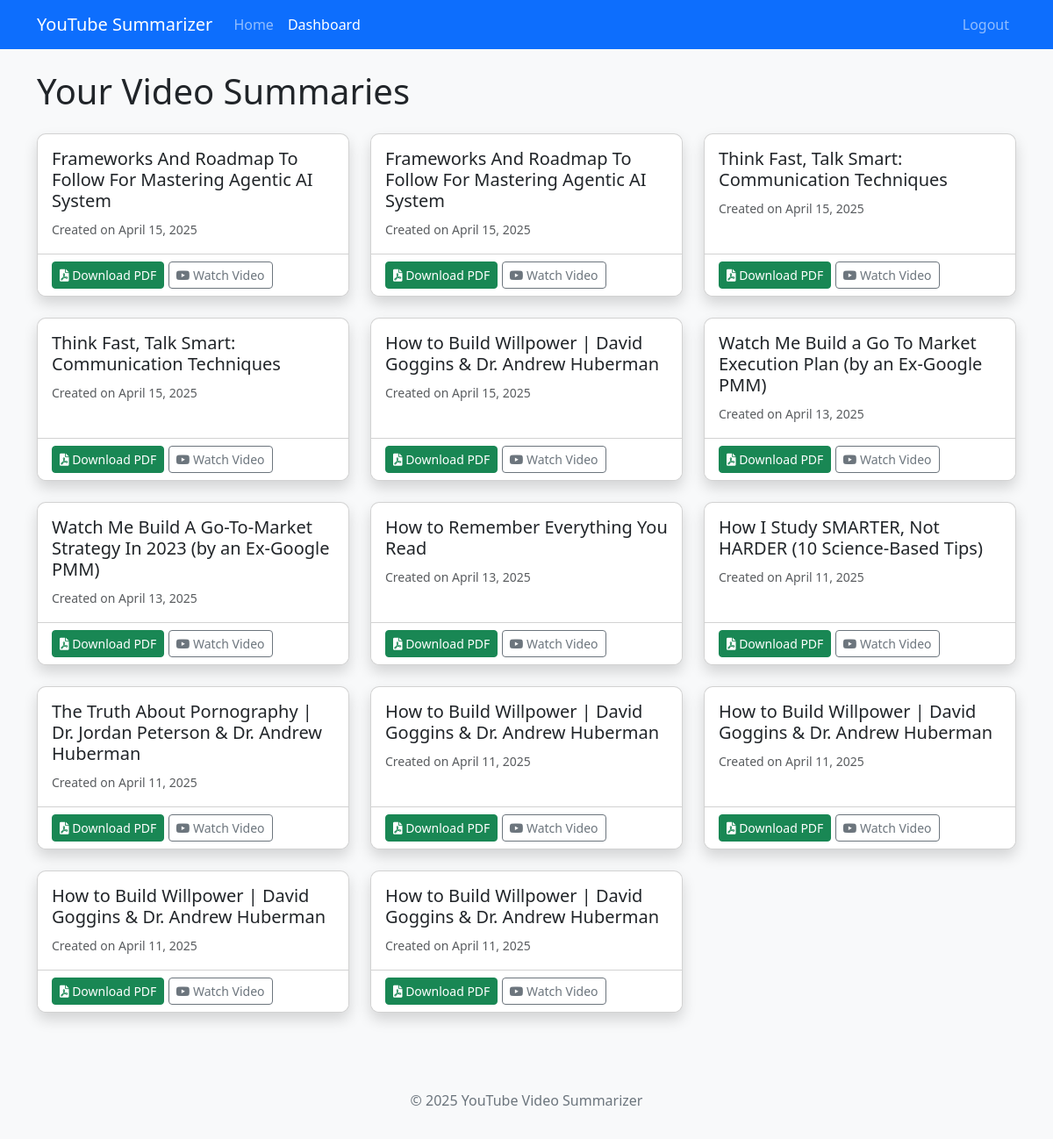
The page /dashboard (signed in) on the database its author committed.
### models.py (models this page shows, shortened)
class Summary(db.Model):
    id = db.Column(db.Integer, primary_key=True)
    video_id = db.Column(db.String(20), nullable=False)
    video_title = db.Column(db.String(200), nullable=False)
    pdf_filename = db.Column(db.String(100), nullable=False)
    date_created = db.Column(db.DateTime, default=datetime.utcnow)
    user_id = db.Column(db.Integer, db.ForeignKey('user.id'), nullable=False)

### app.py (the view)
@app.route('/dashboard')
@login_required
def dashboard():
    summaries = Summary.query.filter_by(user_id=current_user.id).order_by(Summary.date_created.desc()).all()
    return render_template('dashboard.html', summaries=summaries)

### app.py (called while the page is built)
@login_manager.user_loader
def load_user(user_id):
    return User.query.get(int(user_id))

### templates/dashboard.html (shortened to what this page needs)
<!DOCTYPE html>
<html lang="en">
<head>
    <link href="https://cdn.jsdelivr.net/npm/bootstrap@5.3.0-alpha1/dist/css/bootstrap.min.css" rel="stylesheet">
    <link rel="stylesheet" href="https://cdnjs.cloudflare.com/ajax/libs/font-awesome/6.0.0-beta3/css/all.min.css">
    <link rel="stylesheet" href="{{ url_for('static', filename='css/style.css') }}">
</head>
<body>
    <nav class="navbar navbar-expand-lg navbar-dark bg-primary">
        <div class="container">
            <a class="navbar-brand" href="{{ url_for('home') }}">YouTube Summarizer</a>
            <div class="collapse navbar-collapse" id="navbarNav">
                <ul class="navbar-nav me-auto">
                    <li class="nav-item">
                        <a class="nav-link" href="{{ url_for('home') }}">Home</a>
                    </li>
                    <li class="nav-item">
                        <a class="nav-link active" href="{{ url_for('dashboard') }}">Dashboard</a>
                    </li>
                </ul>
                <div class="navbar-nav">
                    <a class="nav-link" href="{{ url_for('logout') }}">Logout</a>
                </div>
            </div>
        </div>
    </nav>
    <div class="container mt-4">
        <h1 class="mb-4">Your Video Summaries</h1>
        {% if summaries %}
            <div class="row">
                {% for summary in summaries %}
                <div class="col-md-6 col-lg-4 mb-4">
                    <div class="card h-100 shadow">
                        <div class="card-body">
                            <h5 class="card-title">{{ summary.video_title }}</h5>
                            <p class="card-text">
                                <small class="text-muted">Created on {{ summary.date_created.strftime('%B %d, %Y') }}</small>
                            </p>
                        </div>
                        <div class="card-footer bg-white">
                            <a href="{{ url_for('download', filename=summary.pdf_filename) }}" class="btn btn-success btn-sm">
                                <i class="fas fa-file-pdf"></i> Download PDF
                            </a>
                            <a href="https://www.youtube.com/watch?v={{ summary.video_id }}" target="_blank" class="btn btn-outline-secondary btn-sm">
                                <i class="fab fa-youtube"></i> Watch Video
                            </a>
                        </div>
                    </div>
                </div>
                {% endfor %}
            </div>
        {% else %}
            <div class="alert alert-info">
                <p>You haven't created any summaries yet. <a href="{{ url_for('home') }}">Go create one!</a></p>
            </div>
        {% endif %}
    </div>
    <footer class="bg-light py-3 mt-5">
        <div class="container text-center">
            <p>© 2025 YouTube Video Summarizer</p>
        </div>
    </footer>
</body>
</html>

### static/css/style.css (style rules this page uses)
body { background-color: #f8f9fa; font-family: 'Segoe UI', Tahoma, Geneva, Verdana, sans-serif; }
.card { border-radius: 10px; overflow: hidden; }
footer { color: #6c757d; }

### rows shown on the page
Summary: video_title "Frameworks And Roadmap To Follow For Mastering Agentic AI System", date_created "April 15, 2025"
Summary: video_title "Frameworks And Roadmap To Follow For Mastering Agentic AI System", date_created "April 15, 2025"
Summary: video_title "Think Fast, Talk Smart: Communication Techniques", date_created "April 15, 2025"
Summary: video_title "Think Fast, Talk Smart: Communication Techniques", date_created "April 15, 2025"
Summary: video_title "How to Build Willpower | David Goggins & Dr. Andrew Huberman", date_created "April 15, 2025"
Summary: video_title "Watch Me Build a Go To Market Execution Plan (by an Ex-Google PMM)", date_created "April 13, 2025"
Summary: video_title "Watch Me Build A Go-To-Market Strategy In 2023 (by an Ex-Google PMM)", date_created "April 13, 2025"
Summary: video_title "How to Remember Everything You Read", date_created "April 13, 2025"
Summary: video_title "How I Study SMARTER, Not HARDER (10 Science-Based Tips)", date_created "April 11, 2025"
Summary: video_title "The Truth About Pornography | Dr. Jordan Peterson & Dr. Andrew Huberman", date_created "April 11, 2025"
Summary: video_title "How to Build Willpower | David Goggins & Dr. Andrew Huberman", date_created "April 11, 2025"
Summary: video_title "How to Build Willpower | David Goggins & Dr. Andrew Huberman", date_created "April 11, 2025"
Summary: video_title "How to Build Willpower | David Goggins & Dr. Andrew Huberman", date_created "April 11, 2025"
Summary: video_title "How to Build Willpower | David Goggins & Dr. Andrew Huberman", date_created "April 11, 2025"
